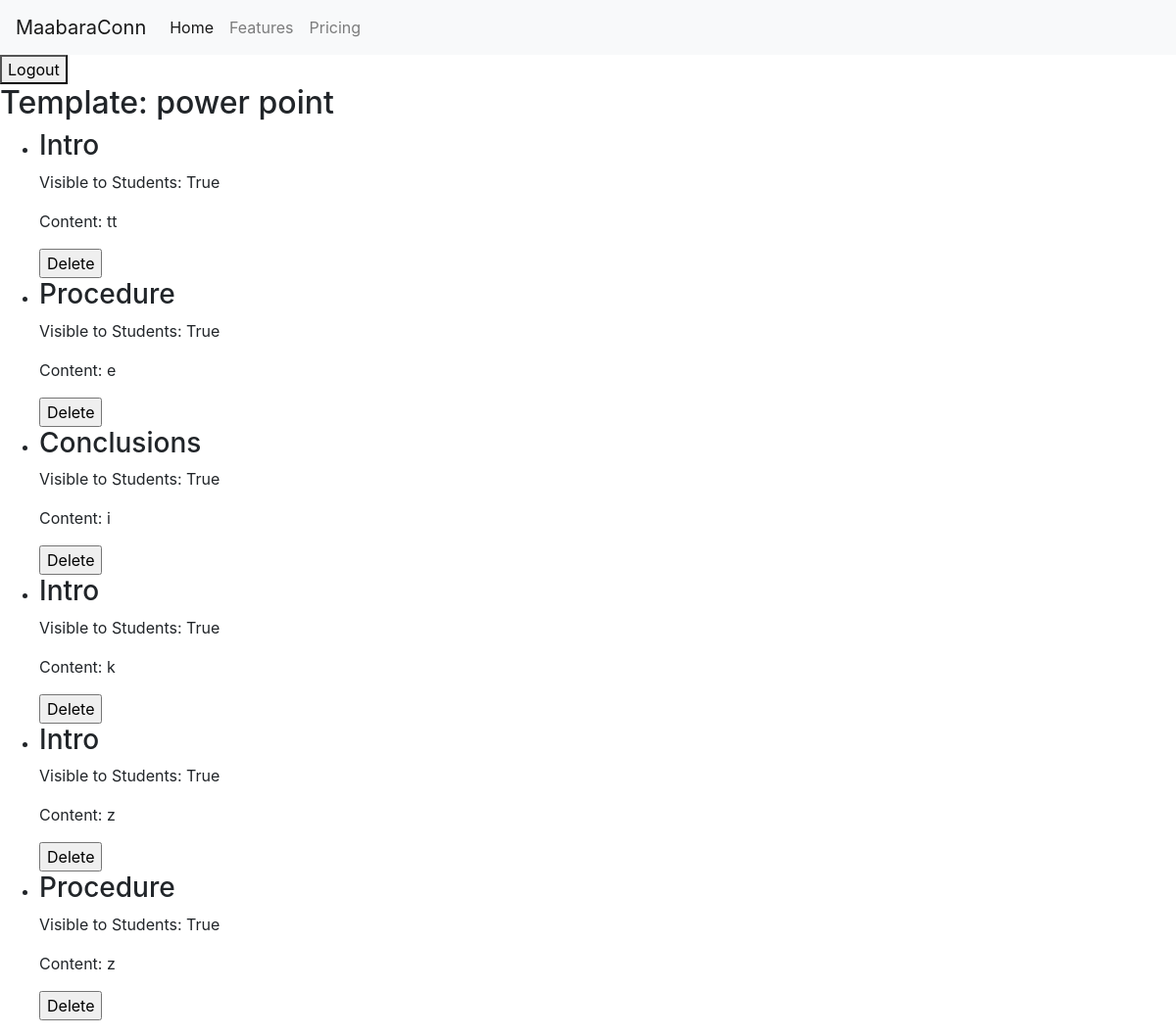
The app's page /users/lab_template/6/ with its own data.
### users/models.py (models this page shows, shortened)
class LabTemplate(models.Model):
    course = models.ForeignKey(
        Course, on_delete=models.CASCADE, related_name='lab_templates')
    name = models.CharField(max_length=255)
    laboratory = models.ForeignKey(
        Laboratory, on_delete=models.CASCADE, related_name='lab_templates')

class TemplateSection(models.Model):
    lab_template = models.ForeignKey(
        LabTemplate, on_delete=models.CASCADE, related_name='sections')
    title = models.CharField(max_length=255)
    content = models.TextField()
    visible_to_students = models.BooleanField(default=True)
    section_type = models.ForeignKey(SectionType, on_delete=models.CASCADE)

class SectionType(models.Model):
    name = models.CharField(max_length=100)
    default_content = models.TextField(blank=True)
    def __str__(self):
        return self.name

### users/views.py (the view)
def view_template_details(request, lab_template_id):
    template = get_object_or_404(LabTemplate, id=lab_template_id)
    sections = template.sections.all()  # Fetch all related sections
    context = {
        'template': template,
        'sections': sections,
    }
    return render(request, 'users/template_details.html', context)

### users/templates/users/template_details.html (shortened to what this page needs)
{% extends 'base.html' %}
{% block content %}
<h2>Template: {{ template.name }}</h2>
{% if sections %}
<ul>
  {% for section in sections %}
  <li>
    <h3>{{ section.section_type }}</h3>
    <p>Visible to Students: {{ section.visible_to_students }}</p>
    <p>Content: {{ section.content }}</p>
    <form
      action="{% url 'delete_section' lab_template_id=template.id section_id=section.id %}"
      method="post"
    >
      <input type="submit" value="Delete" />
    </form>
  </li>
  {% endfor %}
</ul>
{% else %}
<p>No sections have been added to this template yet.</p>
{% endif %} {% endblock %}

### records on screen
LabTemplate: name "power point"
TemplateSection: section_type "Intro", visible_to_students "True", content "tt"
TemplateSection: section_type "Procedure", visible_to_students "True", content "e"
TemplateSection: section_type "Conclusions", visible_to_students "True", content "i"
TemplateSection: section_type "Intro", visible_to_students "True", content "k"
TemplateSection: section_type "Intro", visible_to_students "True", content "z"
TemplateSection: section_type "Procedure", visible_to_students "True", content "z"
